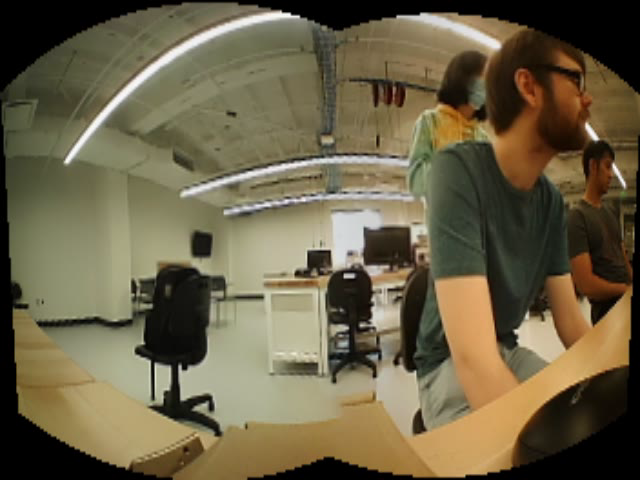
#> input picture frame 3 of software/test_stitched_vid.avi, 640 x 480 px, given in place of the camera
$ python IO_video_loop_ps.py
#> lines starting #> are read from the running program, lines starting #| are printed output that depends on the picture
import numpy as np
import cv2 as cv
import imutils
import time
import matplotlib.pyplot as plt
import subprocess
import sys
import argparse
import select

parser = argparse.ArgumentParser(description='Panorama Camera application')
parser.add_argument('-c', '--cameras', type=int, default=2,
help='Specify the amount of cameras')
parser.add_argument('-d', '--duration', type=int, default=10,
help='Specify the duration in seconds to run the test')
parser.add_argument('-i', '--image', action='store_true', default=False,
help='Flag to take one image')


# [17 lines of commented-out code are left out]

num_cameras = 2
cameras = []# None

jetson = False

if jetson:
    cameras = [cv.VideoCapture(f'dev/video{i}') for i in range(num_cameras)]
else:
    for i in range(num_cameras):
        camera = cv.VideoCapture(i)
        #camera.set(cv.CAP_PROP_FPS, 15)
#        camera.set(cv.CAP_PROP_FRAME_WIDTH, 320)
#        camera.set(cv.CAP_PROP_FRAME_HEIGHT, 240)
        camera.set(cv.CAP_PROP_FOURCC, cv.VideoWriter_fourcc('M', 'J', 'P', 'G'))
        cameras.append(camera)

   # cameras = [cv.VideoCapture(i) for i in range(num_cameras)]

for i, camera in enumerate(cameras):
    if not camera.isOpened():
        print(f"Cannot open camera {i}")
        exit()

stitcher = cv.createStitcher() if imutils.is_cv3() else cv.Stitcher_create()

#video = cv.VideoWriter('test_vid.avi', cv.VideoWriter_fourcc(*'MJPG'),30, (320,240))
video = cv.VideoWriter('test_stitched_vid.avi', cv.VideoWriter_fourcc(*'MJPG'),3, (640,480) )

print("Press 'c' to capture image and quit")
print("Press 'q' to quit")

stitchTimes = []
stitcherStatuses = []

while True:
    frames = []

    # Capture frame-by-frame
    for i, camera in enumerate(cameras):
        ret, frame = camera.read()
        frames.append(frame)
        # if frame is read correctly ret is True
        if not ret:
            print(f"Can't receive frame (stream end?). Exiting ...{i}")
            break
#> this loop made 2 passes
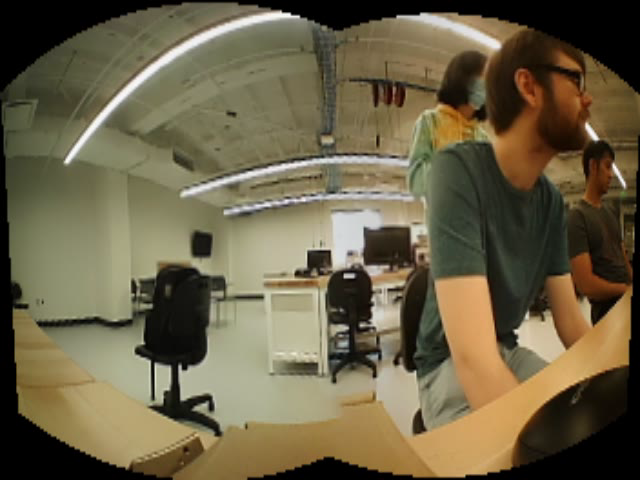
#> input picture frame 3 of software/test_stitched_vid.avi, 640 x 480 px, given in place of the camera
#> after the loop, frames = 2 items
        #if(i == 1):
          #  video.write(frame)
    if not ret:
        continue

    # Display the resulting frame
    cv.imshow('raw camera', np.concatenate(frames, axis=1))
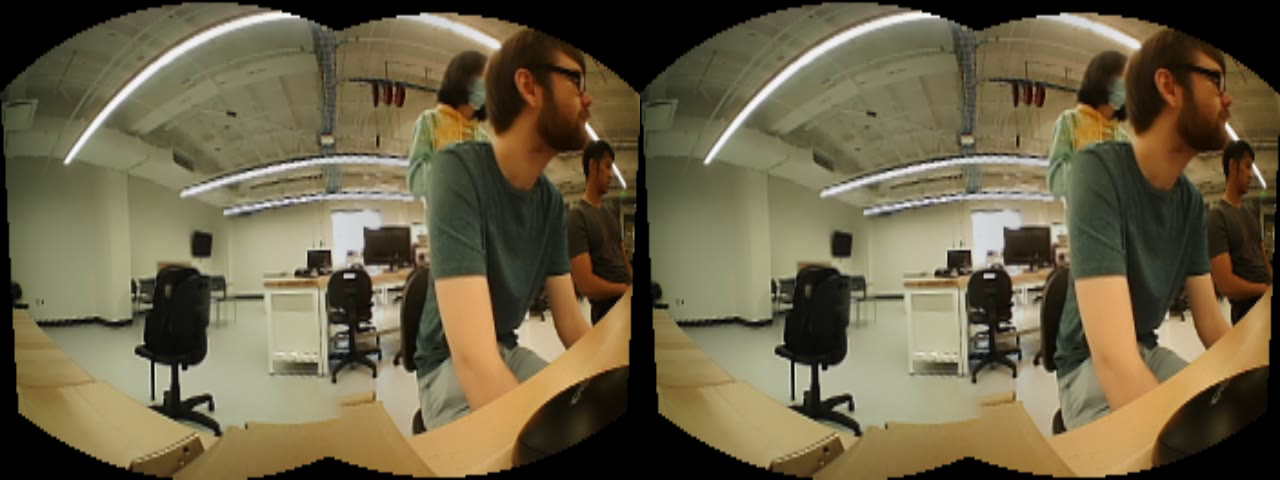
#> window 'raw camera': shape (480, 1280, 3); mean B, G, R 71.1, 97.5, 107.5

    # Our operations on the frame come here
    timeStart = time.perf_counter()
    (status, stitched) = stitcher.stitch(frames)
#> status = 1


    if status==0:
        #GPIO.output(led_pin, GPIO.LOW)
        cv.imshow('stitched', stitched)
        stitchTimes.append(time.perf_counter() - timeStart)
        stitched_resize = cv.resize(stitched, (640,480))
        video.write(stitched_resize)
        print("stitched!")

    #elif status==1:
         #GPIO.output(led_pin, GPIO.HIGH)


    stitcherStatuses.append(status)
    if(select.select([sys.stdin,],[],[],0)[0] and sys.stdin.read(1) == 'q'): #poll stdin for a character (piped in from open_gui.py)
        break
    if cv.waitKey(1) == ord('q'):
#> (key q is pressed here)
        break
    if cv.waitKey(1) == ord('c'):
        for i, frame in enumerate(frames):
            cv.imwrite(f'capture{i}.png', frame)
            cv.imwrite(f'stitched.png', stitched)
            print(f'capture{i}.png saved')
        break

# When everything done, release the capture
for camera in cameras:
    camera.release()

video.release();
cv.destroyAllWindows()
# [28 lines of commented-out code are left out]

$ run again, starting later in the video
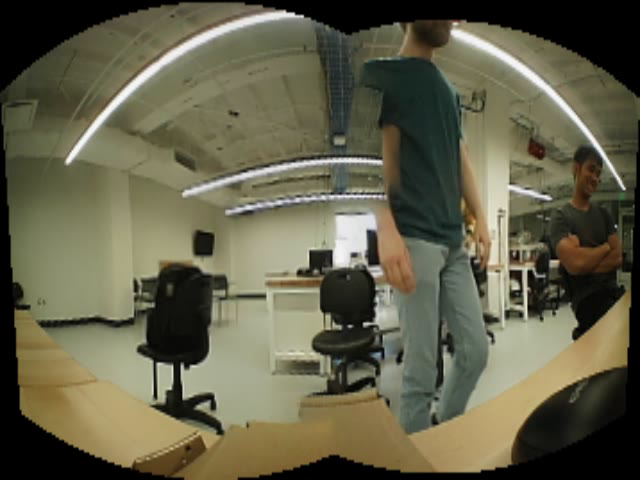
#> input picture frame 15 of software/test_stitched_vid.avi, 640 x 480 px, given in place of the camera
#> the loop `for i, camera in enumerate(cameras):` made 2 passes
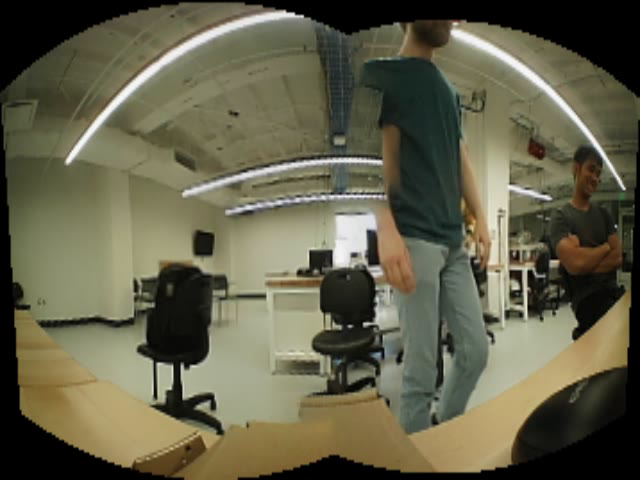
#> input picture frame 15 of software/test_stitched_vid.avi, 640 x 480 px, given in place of the camera
#> after the loop `for i, camera in enumerate(cameras):`: frames = 2 items
#> `cv.imshow('raw camera', np.concatenate(frames, axis=1))`:
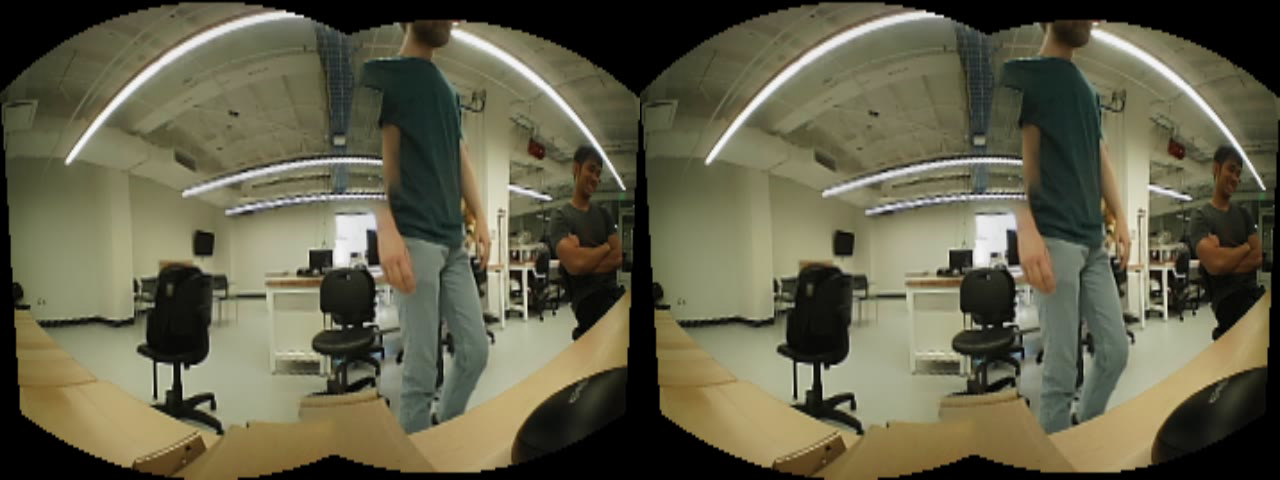
#> window 'raw camera': shape (480, 1280, 3); mean B, G, R 74.2, 96.2, 98.9
#> status = 1

$ run again, starting later in the video
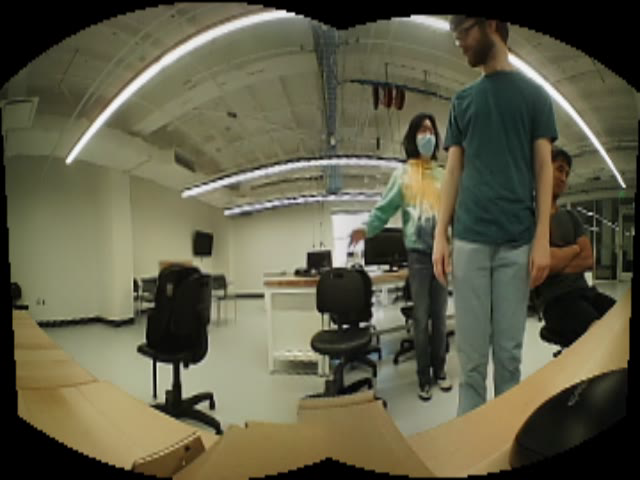
#> input picture frame 27 of software/test_stitched_vid.avi, 640 x 480 px, given in place of the camera
#> the loop `for i, camera in enumerate(cameras):` made 2 passes
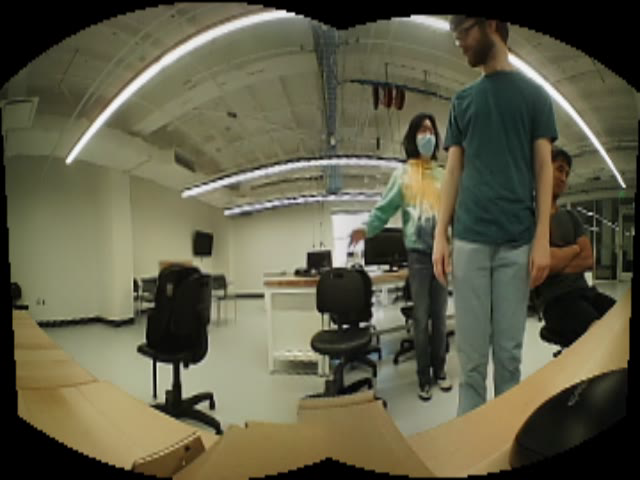
#> input picture frame 27 of software/test_stitched_vid.avi, 640 x 480 px, given in place of the camera
#> after the loop `for i, camera in enumerate(cameras):`: frames = 2 items
#> `cv.imshow('raw camera', np.concatenate(frames, axis=1))`:
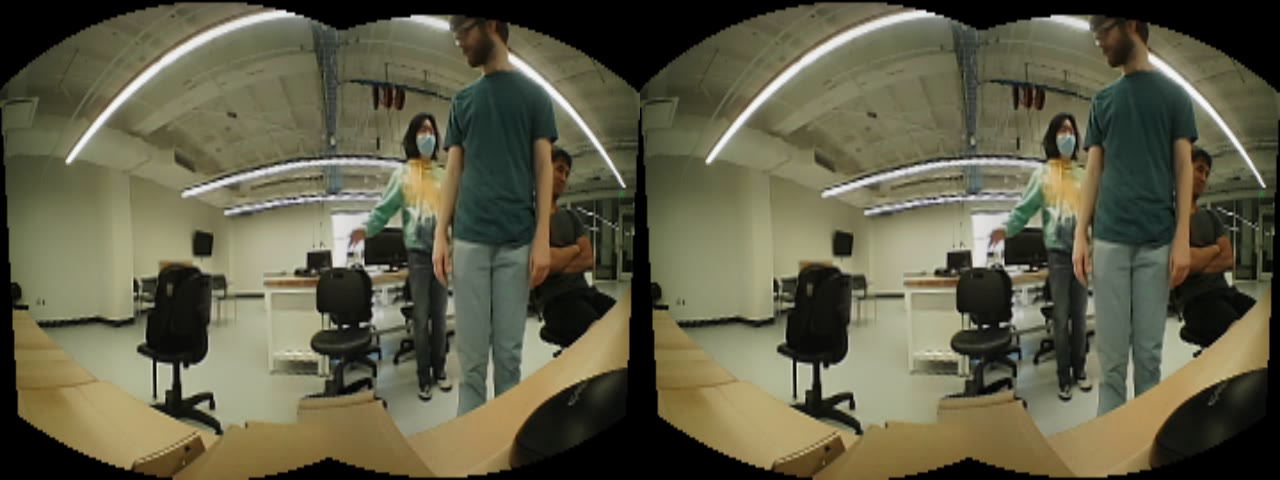
#> window 'raw camera': shape (480, 1280, 3); mean B, G, R 71.8, 93.9, 96.2
#> status = 1
